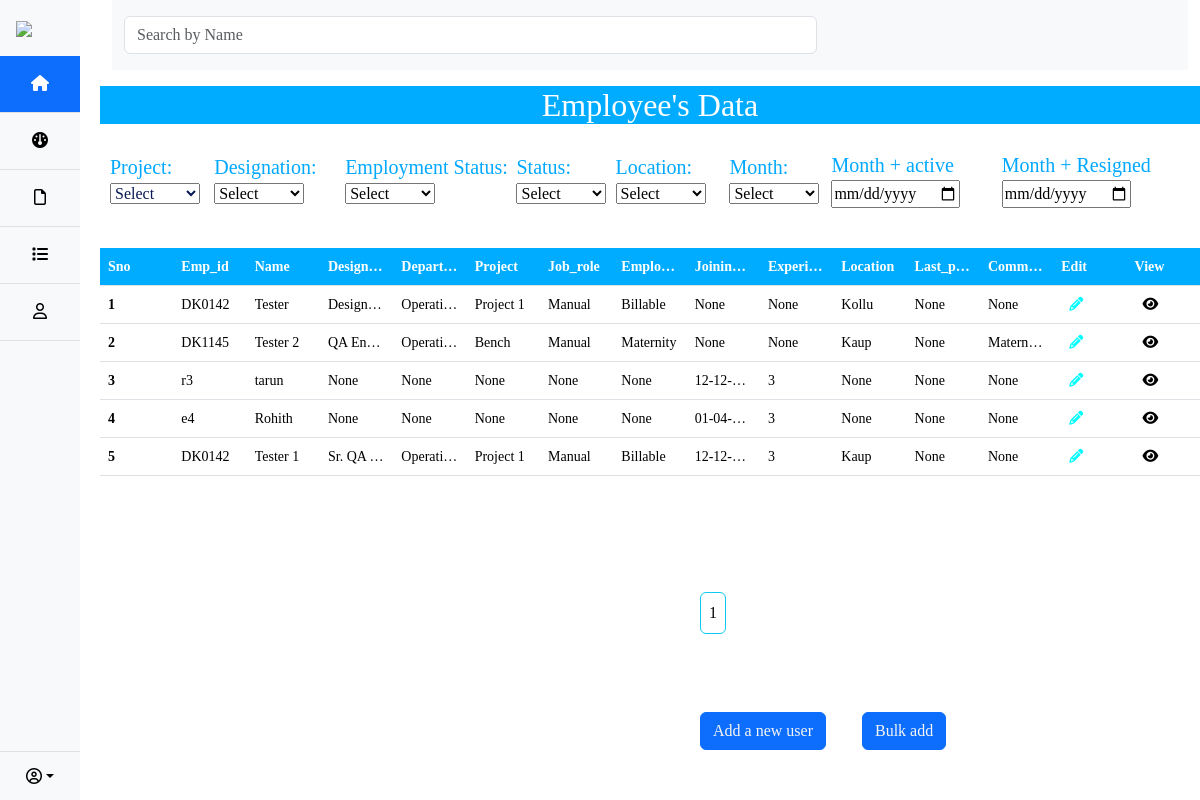
/home, run on an earlier commit of the app's database.
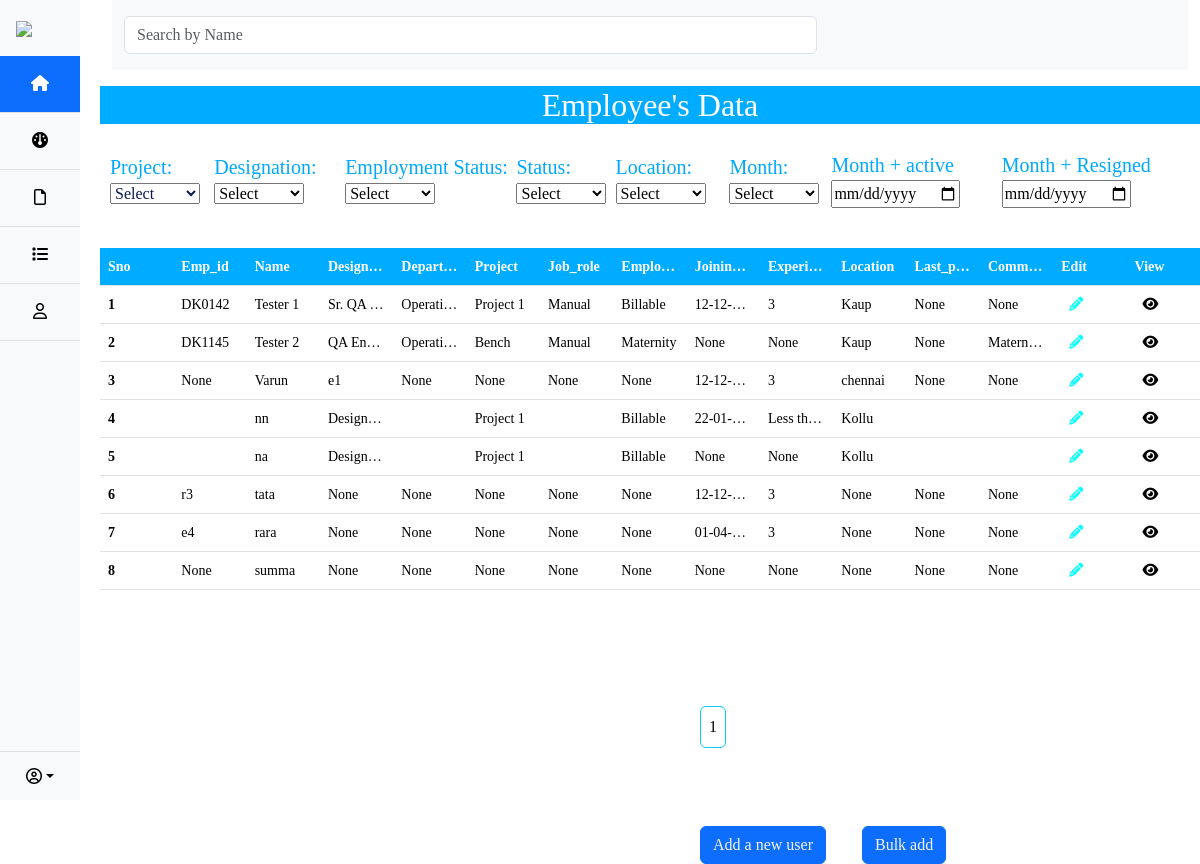
And on a later commit of the database.
### app.py (models this page shows)
class Employee(db.Model):
    Sno = db.Column(db.Integer, primary_key=True, autoincrement=True)
    Emp_id = db.Column(db.String(500))
    Name = db.Column(db.String(500))
    Designation = db.Column(db.String(500))
    Department = db.Column(db.String(500))
    Project = db.Column(db.String(500))
    Job_role = db.Column(db.String(500))
    Employment_status = db.Column(db.String(500))
    Joining_date = db.Column(db.String(500))
    Experience = db.Column(db.String(500))
    Location = db.Column(db.String(500))
    Last_promoted = db.Column(db.String(500))
    Comments = db.Column(db.String(500))
    employee_status=db.Column(db.String(500))

### app.py (the view)
@app.route("/home",methods=["GET","POST"])
def Home():
    pages=20
    if request.method=="POST":
        pages=int(request.form["page"])
        print(pages)
    page=request.args.get('page',1,type=int)
    data=Employee.query.paginate(page=page,per_page=pages)
    return render_template("index.html",data=data)

### app.py (called while the page is built)
@app.context_processor
def inject_total_employees():
    total_employees,active_employees,resigned_employees,total_resumes,hr_selected,current_year_count, last_year_count,Chennai_employees_count,kollu_employees_count,kaup_employees_count,tn_palyam_count=dashboard_function()
    return dict(total_employees=total_employees,active_employees=active_employees,resigned_employees=resigned_employees,total_resumes=total_resumes,hr_selected=hr_selected,current_year_count=current_year_count, last_year_count=last_year_count,Chennai_employees_count=Chennai_employees_count,kollu_employees_count=kollu_employees_count,kaup_employees_count=kaup_employees_count,tn_palyam_count=tn_palyam_count)

### templates/index.html (shortened to what the changed rows need)
<!doctype html>
<html lang="en">
  <head>
    <link href="https://cdn.jsdelivr.net/npm/bootstrap@5.3.2/dist/css/bootstrap.min.css" rel="stylesheet">
    <link rel="stylesheet" href="{{ url_for('static', filename='view.css') }}">
  </head>
  <body>
    <div class="first_div">
      {% include 'sidemenu.html'%}
      <div style="margin-left:100px;">
        <h2 class="filters_title my-3" >Employee's Data</h2>
        <div class="table my-4" >
          <table class="table highlighted_row">
            <thead>
              <tr>
                <th scope="col" class="table_header">Sno</th>
                <th scope="col" class="table_header" >Emp_id</th>
                <th scope="col" class="table_header">Name</th>
                <th scope="col" class="table_header">Designation</th>
                <th scope="col" class="table_header">Department</th>
                <th scope="col" class="table_header">Project</th>
                <th scope="col" class="table_header">Job_role</th>
                <th scope="col" class="table_header">Employment_status</th>
                <th scope="col" class="table_header">Joining_date</th>
                <th scope="col" class="table_header">Experience</th>
                <th scope="col" class="table_header">Location</th>
                <th scope="col" class="table_header">Last_promoted</th>
                <th scope="col" class="table_header">Comments</th>
                <th scope="col" class="table_header">Edit</th>
                <th scope="col" class="table_header">View</th>
              </tr>
            </thead>
            <tbody>
              {% for employee in data.items %}
              <tr {% if employee.employee_status == 'resigned' %}style="background-color: red;"{% endif %}>
                <th scope="row" >{{loop.index}}</th>
                <td class="emp_id" class="table-primary">{{employee.Emp_id}}</td>
                <td id="Name">{{employee.Name}}</td>
                <td id="Designation">{{employee.Designation}}</td>
                <td>{{employee.Department}}</td>
                <td id="Project">{{employee.Project}}</td>
                <td>{{employee.Job_role}}</td>
                <td id="employment_status">{{employee.Employment_status}}</td>
                <td id="joining_date">{{employee.Joining_date}}</td>
                <td>{{employee.Experience}}</td>
                <td id="employee_location">{{employee.Location }}</td>
                <td>{{employee.Last_promoted }}</td>
                <td>{{employee.Comments}}</td>
                <td><a class="icon-1" href="/update/{{employee.Sno}}"><i class="fa-solid fa-pencil mx-2"></i></a></td>
                <td><a class="icon-2" href="/view/{{employee.Sno}}"><i class="fa-solid fa-eye mx-2"></i></a></td>
              </tr>
              {% endfor %}
            </tbody>
          </table>
            <div style="display: flex; align-items: center;">
              <div style="margin-left:600px; margin-top:100px;" id="paginationLinks">
                {% for page_num in data.iter_pages(left_edge=1,right_edge=1,left_current=1,right_current=2) %}
                  {% if page_num %}
                    {% if data.page == page_num%}
                      <a class="btn btn-outline-info mb-4" href="{{url_for('Home',page=page_num,pages=pages)}}" >{{page_num}}</a>
                    {% else %}
                      <a class="btn btn- mb-4" href="{{url_for('Home',page=page_num,pages=pages)}}" >{{page_num}}</a>
                    {% endif %}
                  {% else%}
                    ...
                  {% endif %}
                {% endfor %}
              </div>
            </div>
        </div>
        </div>
      </div>
  </body>
</html>

What changed in the data, as far as the page shows it:
changed Employee "DK0142": Name "Tester" → "Tester 1"; Designation "Design…" → "Sr. QA…"; Joining_date "None" → "12-12-…"; Experience "None" → "3"; Location "Kollu" → "Kaup"
changed Employee: Emp_id "r3" → "None"; Name "tarun" → "Varun"; Designation "None" → "e1"; Location "None" → "chennai"
changed Employee: Name "Rohith" → "nn"; Designation "None" → "Design…"; Project "None" → "Project 1"; Employment_status "None" → "Billable"; Joining_date "01-04-…" → "22-01-…"; Experience "3" → "Less th…"; Location "None" → "Kollu"; Emp_id "e4" → (not shown); Department "None" → (not shown); Job_role "None" → (not shown); Last_promoted "None" → (not shown); Comments "None" → (not shown)
changed Employee (number 5 of 8 on the later page): Name "Tester 1" → "na"; Designation "Sr. QA…" → "Design…"; Joining_date "12-12-…" → "None"; Experience "3" → "None"; Location "Kaup" → "Kollu"; Emp_id "DK0142" → (not shown); Department "Operati…" → (not shown); Job_role "Manual" → (not shown); Last_promoted "None" → (not shown); Comments "None" → (not shown)
added Employee: Emp_id "r3", Name "tata", Designation "None", Department "None", Project "None", Job_role "None", Employment_status "None", Joining_date "12-12-…", Experience "3", Location "None", Last_promoted "None", Comments "None"
added Employee: Emp_id "e4", Name "rara", Designation "None", Department "None", Project "None", Job_role "None", Employment_status "None", Joining_date "01-04-…", Experience "3", Location "None", Last_promoted "None", Comments "None"
added Employee: Emp_id "None", Name "summa", Designation "None", Department "None", Project "None", Job_role "None", Employment_status "None", Joining_date "None", Experience "None", Location "None", Last_promoted "None", Comments "None"
